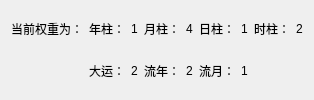
               <widget class="QWidget" name="widgetWeightsInfo" native="true">
                <layout class="QGridLayout" name="gridLayout_3">
                 <item row="1" column="5">
                  <widget class="QLabel" name="lbLiuNianWeight">
                   <property name="text">
                    <string>2</string>
                   </property>
                  </widget>
                 </item>
                 <item row="0" column="3">
                  <widget class="QLabel" name="lbYearWeight">
                   <property name="text">
                    <string>1</string>
                   </property>
                  </widget>
                 </item>
                 <item row="1" column="2">
                  <widget class="QLabel" name="label_24">
                   <property name="text">
                    <string>大运：</string>
                   </property>
                  </widget>
                 </item>
                 <item row="0" column="5">
                  <widget class="QLabel" name="lbMonthWeight">
                   <property name="text">
                    <string>4</string>
                   </property>
                  </widget>
                 </item>
                 <item row="0" column="7">
                  <widget class="QLabel" name="lbDayWeight">
                   <property name="text">
                    <string>1</string>
                   </property>
                  </widget>
                 </item>
                 <item row="0" column="8">
                  <widget class="QLabel" name="label_22">
                   <property name="text">
                    <string>时柱：</string>
                   </property>
                  </widget>
                 </item>
                 <item row="0" column="4">
                  <widget class="QLabel" name="label_17">
                   <property name="text">
                    <string>月柱：</string>
                   </property>
                  </widget>
                 </item>
                 <item row="0" column="2">
                  <widget class="QLabel" name="label_15">
                   <property name="text">
                    <string>年柱：</string>
                   </property>
                  </widget>
                 </item>
                 <item row="1" column="3">
                  <widget class="QLabel" name="lbDaYunWeight">
                   <property name="text">
                    <string>2</string>
                   </property>
                  </widget>
                 </item>
                 <item row="0" column="9">
                  <widget class="QLabel" name="lbHourWeight">
                   <property name="text">
                    <string>2</string>
                   </property>
                  </widget>
                 </item>
                 <item row="0" column="6">
                  <widget class="QLabel" name="label_20">
                   <property name="text">
                    <string>日柱：</string>
                   </property>
                  </widget>
                 </item>
                 <item row="1" column="4">
                  <widget class="QLabel" name="label_26">
                   <property name="text">
                    <string>流年：</string>
                   </property>
                  </widget>
                 </item>
                 <item row="1" column="6">
                  <widget class="QLabel" name="label_28">
                   <property name="text">
                    <string>流月：</string>
                   </property>
                  </widget>
                 </item>
                 <item row="0" column="0">
                  <widget class="QLabel" name="label_18">
                   <property name="text">
                    <string>当前权重为：</string>
                   </property>
                  </widget>
                 </item>
                 <item row="1" column="7">
                  <widget class="QLabel" name="lbLiuYueWeight">
                   <property name="text">
                    <string>1</string>
                   </property>
                  </widget>
                 </item>
                </layout>
               </widget>
